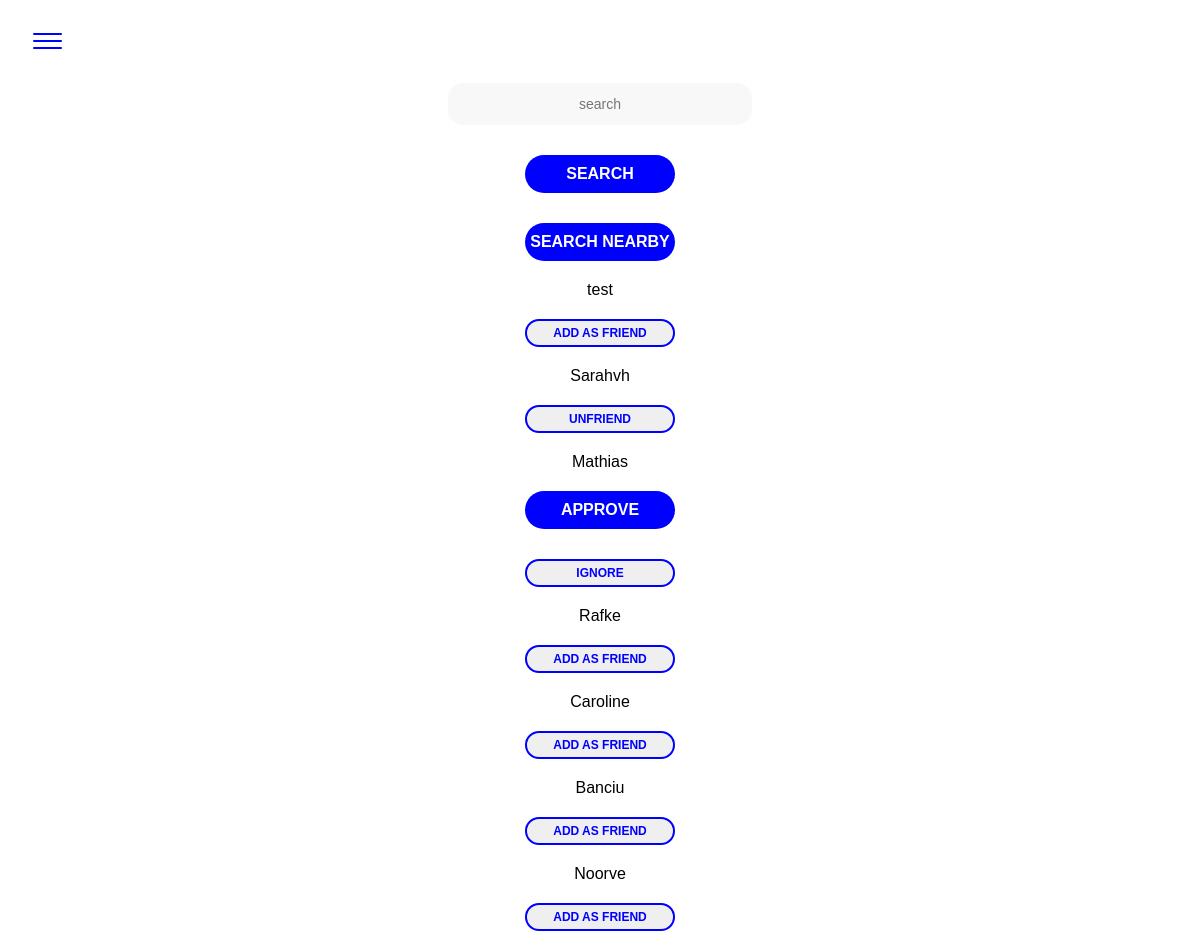
The app's page /network.php (signed in) with its own data.
### tables this page shows
CREATE TABLE `users` (
  `id` int(11) UNSIGNED NOT NULL,
  `firstname` varchar(255) DEFAULT NULL,
  `lastname` varchar(255) DEFAULT NULL,
  `username` varchar(255) DEFAULT NULL,
  `email` varchar(255) DEFAULT NULL,
  `password` varchar(255) DEFAULT NULL
);

### classes/Friends.php (called while the page is built, shortened)
<?php
class Friends
{
    public static function renderFriendship($user_one, $user_two, $type)
    {
        if (!empty($user_one) && !empty($user_two)) {
            $pdo = Db::getInstance();
            switch ($type) {
                case 'isThereRequestPending':
                    $statement = $pdo->prepare("SELECT * FROM friends WHERE (user_one='".$user_two."' AND user_two='".$user_one."' AND official='0')");
                    $statement->execute();
                    return $statement->rowCount();
                    break;
                case 'isThereFriendShip':
                    $statement = $pdo->prepare("SELECT * FROM friends WHERE (user_one='".$user_one."' AND user_two='".$user_two."' AND official='1') OR (user_one='".$user_two."' AND user_two='".$user_one."' AND official='1')");
                    $statement->execute();
                    return $statement->rowCount();
                    break;
                case 'isThereApprovalPending':
                    $statement = $pdo->prepare("SELECT * FROM friends WHERE (user_one='".$user_one."' AND user_two='".$user_two."' AND official='0')");
                    $statement->execute();
                    return $statement->rowCount();
                    break;
            }
        }
    }
}

### network.php (the view, shortened to what this page needs)
<!DOCTYPE html>
<html lang="en">
<head>
    <link rel="stylesheet" type="text/css" href="css/style.css">
</head>
<body>
<?php include_once 'nav.inc.php'; ?>
<?php
require 'classes/Friends.php';
$pdo = Db::getInstance();
    $statement = $pdo->prepare('SELECT * FROM users');
    $statement->execute();
if ($statement->rowCount() > 0) {
    while ($fetch = $statement->fetch(PDO::FETCH_ASSOC)) {
        $id = $fetch['id'];
        $username = $fetch['username']; ?>
    <div>
    <?php
        if ($id != $_SESSION['uid']) {
            ?>
            <p class="label"><?php echo $username; ?></p>
    <div class="actions"><?php
            if (Friends::renderFriendShip($_SESSION['uid'], $id, 'isThereRequestPending') == 1) {
                ?>
                     <button class="request_pending btn--secondary" disabled>Request Pending</button>
                <?php
            } else {
                if (Friends::renderFriendShip($_SESSION['uid'], $id, 'isThereApprovalPending') == 1) {
                    ?>
                         <button class="friendBtn friendBtn<?php echo $id; ?> approve btn--primary" data-uid='<?php echo $id; ?>' data-type='approvefriend'>Approve</button>
                         <button class='friendBtn friendBtn<?php echo $id; ?> unfriend btn--secondary' data-uid='<?php echo $id; ?>' data-type='destroyfriend'>Ignore</button>
                    <?php
                } else {
                    if (Friends::renderFriendShip($_SESSION['uid'], $id, 'isThereFriendShip') == 0) {
                        ?>
                        <button class='friendBtn friendBtn<?php echo $id; ?> add btn--secondary' data-uid='<?php echo $id; ?>' data-type='addfriend'>Add as friend</button>
                    <?php
                    } else {
                        ?>
                        <button class='friendBtn friendBtn<?php echo $id; ?> unfriend btn--secondary' data-uid='<?php echo $id; ?>' data-type='destroyfriend'>Unfriend</button>
                    <?php
                    }
                }
            } ?>
            </div><?php
        } else {
        } ?>
    </div>
    <?php
    }
}
?>
</body>
</html>

### css/style.css (style rules this page uses)
body { font-family: 'Helvetica', sans-serif; font-size: 16px; }
p { text-align: center; }
.btn--primary { color: #ffffff; font-size: 16px; font-weight: 700; text-transform: uppercase; background-color: blue; width: 150px; padding: 10px 0px; border-radius: 20px; border:0px; margin: 30px auto 0px auto; display: block; padding: auto; transition: 200ms; }
.btn--secondary { text-decoration: none; text-align: center; color: blue; font-size: 12px; font-weight: 700; text-transform: uppercase; width: 150px; padding: 5px 0px; border: 2px solid blue; border-radius: 20px; margin: 30px auto 0px auto; display: block; transition: 200ms; }
.label { display: block; text-align: center; margin-top: 20px; margin-bottom: -10px; }

### records on screen
users: username "test"
users: username "Sarahvh"
users: username "Mathias"
users: username "Rafke"
users: username "Caroline"
users: username "Banciu"
users: username "Noorve"
